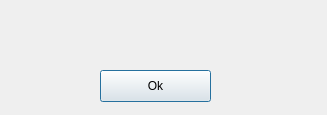
<?xml version="1.0" encoding="UTF-8"?>
<ui version="4.0">
 <class>DialogCheck</class>
 <widget class="QDialog" name="DialogCheck">
  <property name="geometry">
   <rect>
    <x>0</x>
    <y>0</y>
    <width>327</width>
    <height>115</height>
   </rect>
  </property>
  <property name="windowTitle">
   <string>Results</string>
  </property>
  <widget class="QPushButton" name="okbtn">
   <property name="geometry">
    <rect>
     <x>100</x>
     <y>70</y>
     <width>111</width>
     <height>32</height>
    </rect>
   </property>
   <property name="text">
    <string>Ok</string>
   </property>
  </widget>
 </widget>
 <resources/>
 <connections/>
</ui>
